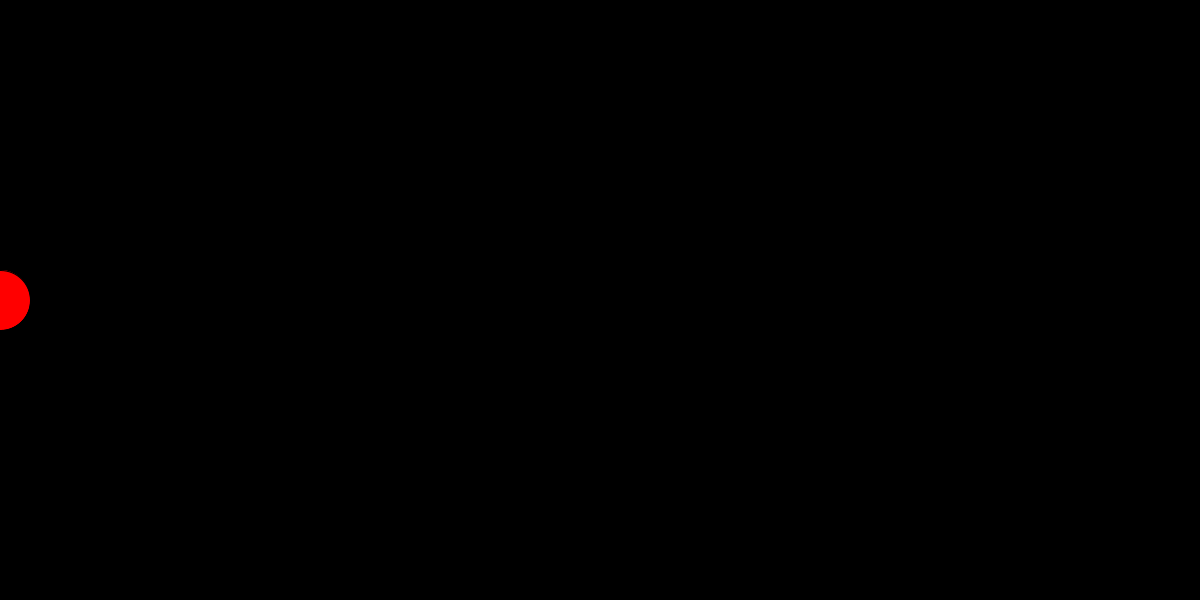
Frame 1 (no input)
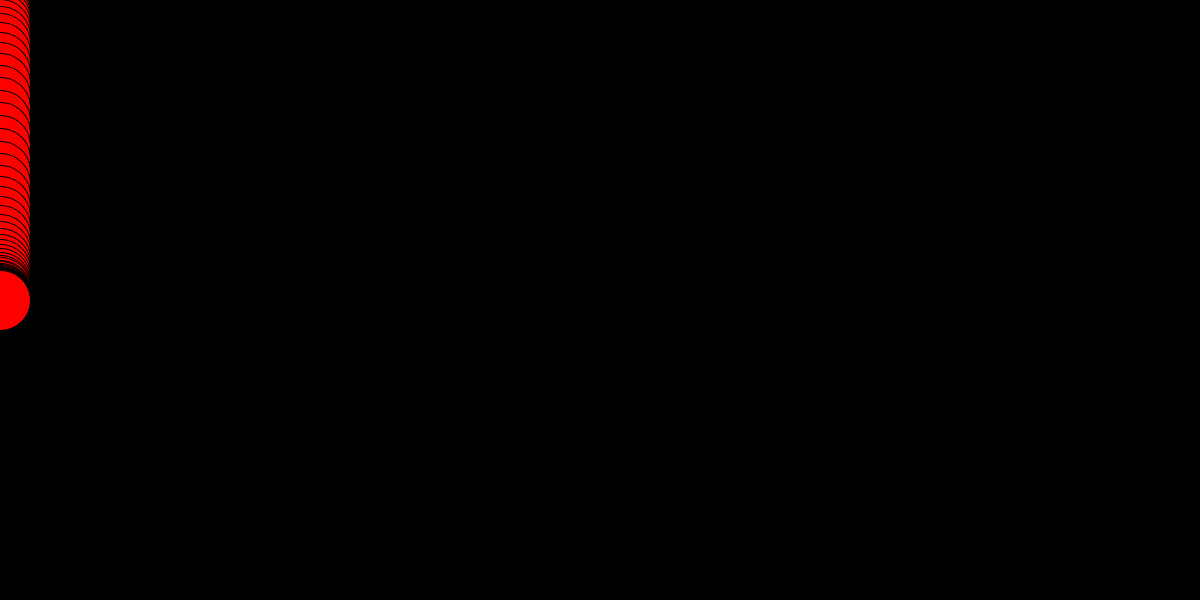
Frame 60 (the mouse pressed at the canvas centre just before this capture)
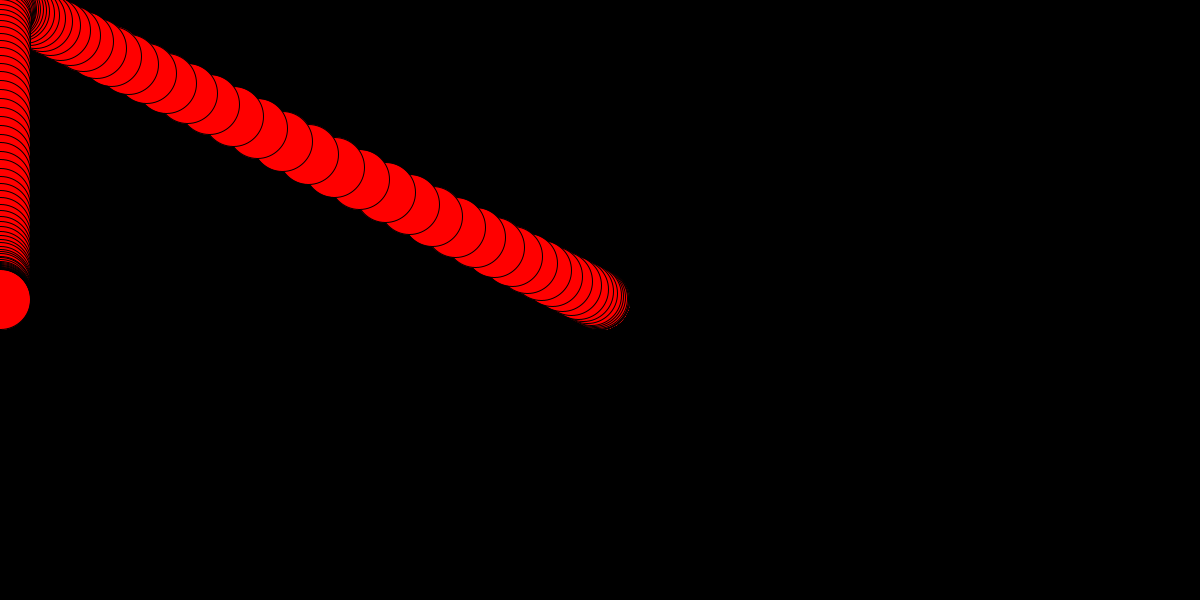
Frame 120 (the mouse held since frame 60 and released just before this capture)

The Processing sketch that drew these frames (run headless with seeded random() and noise(); from frame 60 on, the mouse is pressed at the canvas centre):

// Processing sketch: Chain_Chaser
// ── Chain_Chaser.pde
//PARAMETERS. TRY CHANGING THESE
int n = 150;                     //Number of balls
float ballSize = 60;
float k = 0.45;                 //The "stickiness" of the chain
String leaderFollows = "mouse";  //"mouse", "spiral", "end", "wave", "line"

//DON'T CHANGE THESE
PVector[] balls;
float xC, yC;
float time = 0.0;
int t = 0;
float r = 275;
float xLineSpeed = 25;
float yLineSpeed = 14;
float xCurrSpeed = xLineSpeed;
float yCurrSpeed = -yLineSpeed;


void setup(){
  size(1200,600);
  background(0);
  xC = width/2;
  yC = height/2;
  balls = new PVector[n];
  
  //starts all balls at the left-middle of the screen
  for(int i=0; i<n; i++){
    balls[i] = new PVector(0, height/2);
  }
}


void draw() {
  background(0);
  fill(255);
  
  //Draws the balls in their current positions
  for(int i=0; i<n; i++){
    circle(balls[i].x,balls[i].y, ballSize);
    fill(255,0,0);
  }
  
  //The leader chases the last ball in the line
  if (leaderFollows.equals("end") ) {
    balls[0].x += (balls[n-1].x-balls[0].x)*k;
    balls[0].y += (balls[n-1].y-balls[0].y)*k;
  }
  
  //The leader traces a sine wave. For best results, set n to over 100 and shrink the ball size
  else if( leaderFollows.equals("wave") ) {
    balls[0].x = 1.2*t;
    balls[0].y = yC - r*sin(.04*t);
    t++;
  }
  
  //The leader traces a spiral. For best results, set n to over 100 and shrink the ball size
  else if(leaderFollows.equals("spiral")) {
    balls[0].x = xC + r*cos(time);
    balls[0].y = yC - r*sin(time);
    time += .05;
    r += .1;
  }
  
  //The leader bounces around the room
  else if(leaderFollows.equals("line")) {
    balls[0].x += xCurrSpeed;
    balls[0].y += yCurrSpeed;
    
    if (balls[0].x >= width) {
      xCurrSpeed = -xLineSpeed;
    }
    
    if (balls[0].x <= 0) {
      xCurrSpeed = xLineSpeed;
    }
    
    if (balls[0].y >= height) {
      yCurrSpeed = -yLineSpeed;
    }
    
    if (balls[0].y <= 0) {
      yCurrSpeed = yLineSpeed;
    }
  }

  //The leader chases the mouse
  else {
    balls[0].x += (mouseX-balls[0].x)*k;
    balls[0].y += (mouseY-balls[0].y)*k;
  }
  
  //Makes each non-leader ball chase the ball ahead of it
  for(int i = 1; i < n; i++) {
    balls[i].x += (balls[i-1].x - balls[i].x)*k;
    balls[i].y += (balls[i-1].y - balls[i].y)*k;
  }
}

//IF THE USER CLICKS THE MOUSE, THE LEADER WILL START TO CHASE THE END BALL
void mouseClicked() {
  leaderFollows = "end";
}
